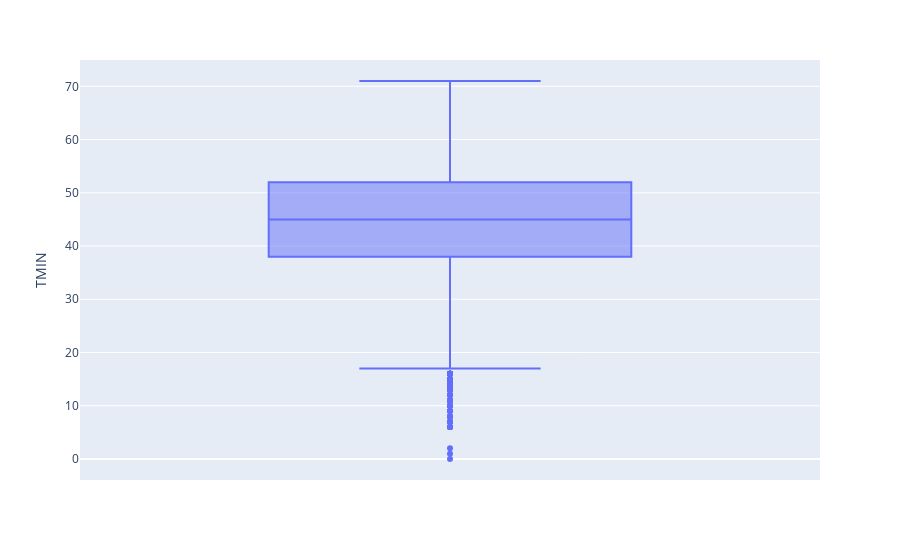

The cell this chart's notebook holds for it:
### Code cell
fig = px.box(df, y='TMIN')

fig.show()

### Figure 1 — Plotly figure (JSON) as saved in the notebook; plotly's stock layout.template omitted (floating-point values rounded to 4 significant figures; data arrays with more than 128 entries replaced by an {"elided": "..."} marker saying what was removed)
{"data": [{"alignmentgroup": "True", "hovertemplate": "TMIN=%{y}<extra></extra>", "legendgroup": "", "marker": {"color": "#636efa"}, "name": "", "notched": false, "offsetgroup": "", "orientation": "v", "showlegend": false, "type": "box", "x0": " ", "xaxis": "x", "y": {"elided": "25551 int values"}, "y0": " ", "yaxis": "y"}], "layout": {"boxmode": "group", "legend": {"tracegroupgap": 0}, "margin": {"t": 60}, "xaxis": {"anchor": "y", "domain": [0, 1]}, "yaxis": {"anchor": "x", "domain": [0, 1], "title": {"text": "TMIN"}}}}
